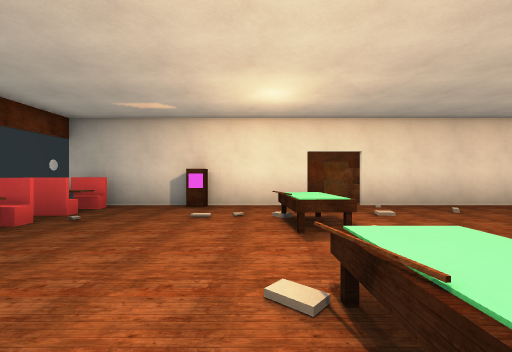
view 1 (above)

12 first-person views from a walk through a level from a Godot 3-D game. The camera is 1.3 m above the floor, looks level and sees 90° across. The floor is counted in squares, 2 m on a side. Each view is taken from the middle of a square. On the plan, view 1 faces up. The plan holds only what a view shows up to about 9 squares ahead; the rest is blank. The place goes on beyond the plan.

view 2
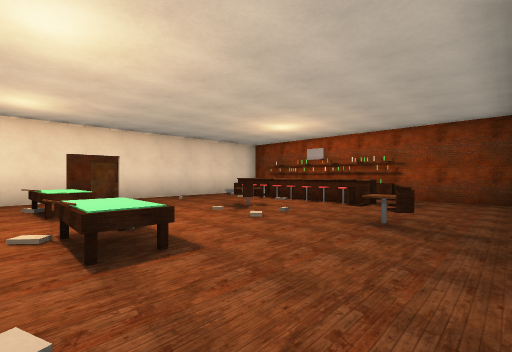

view 3
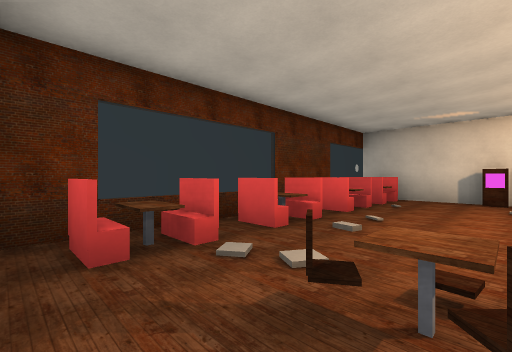

view 4
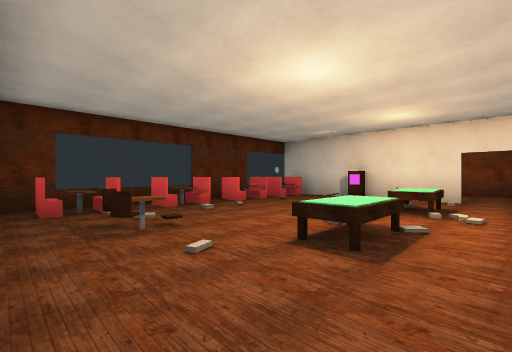

view 5
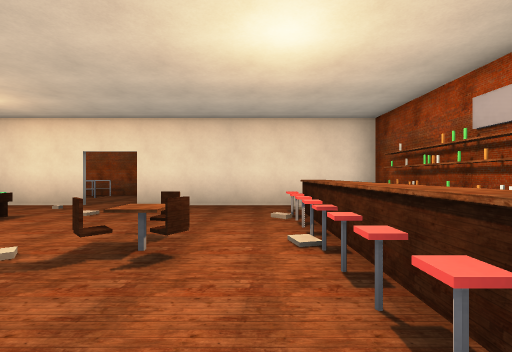

view 6
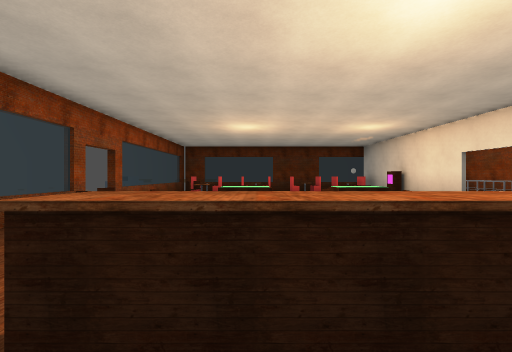

view 7
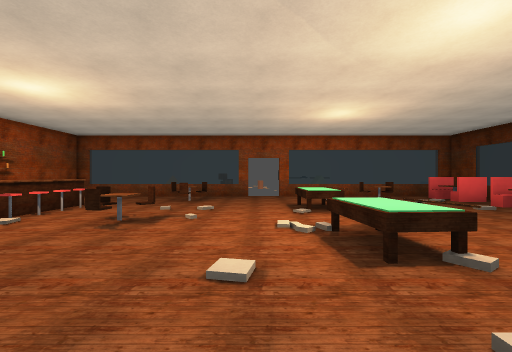

view 8
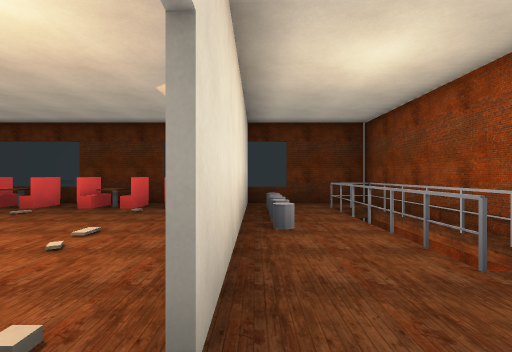

view 9
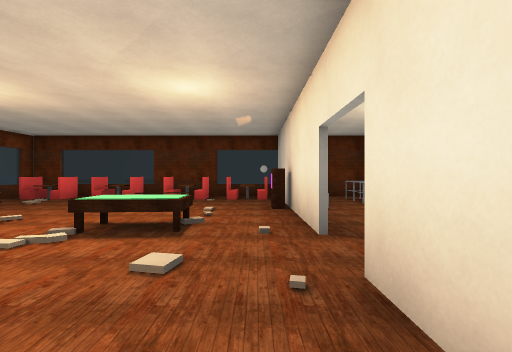

view 10
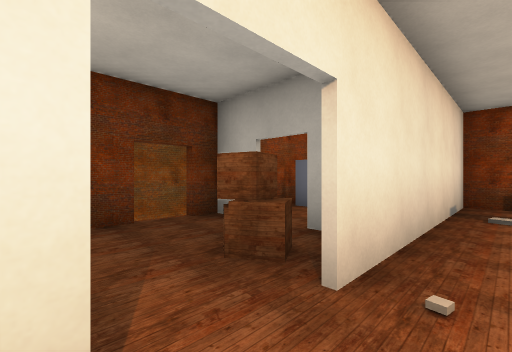

view 11
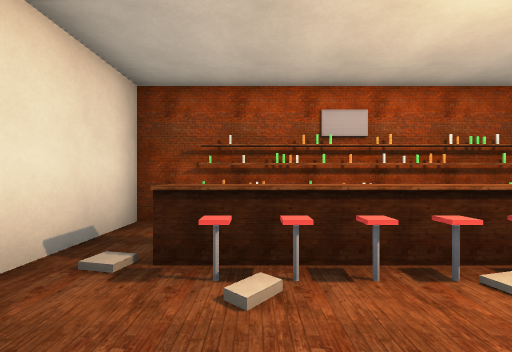

view 12
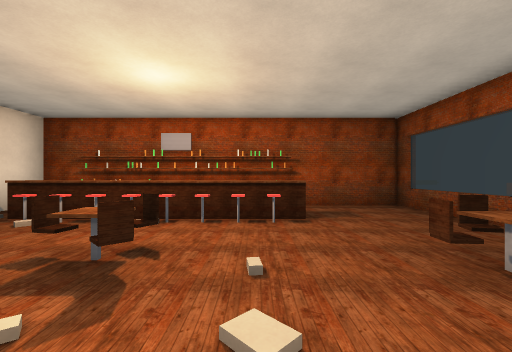

### Floor plan
Key: @ floor where view 1 was taken; # wall or solid block; x gap in a wall; . floor; / step, stairs or slope; = window, fence, low wall or low ledge; ^ raised ledge.
Columns run from 5 left of view 1 to 8 right of it. Each row starts with its distance up from view 1.
 10        ###
  9 ########.#
  8 #.////...#
  7 #.......##
  6 #######.######
  5 #.x..........#
  4 #.....^....^ #
  3 #.....^....^ #
  2 #.#......=.^ #
  1 #.....^../.^.#
  0 #....@.......#
 -1 #.=.=....=...#
 -2 #.x..........#
 -3 ######  ######

Where each view was taken, in squares from view 1:
view 1: 0 up, 0 right, facing up
view 2: 2 down, 0 right, facing up-right
view 3: 2 down, 1 left, facing up-left
view 4: 2 down, 2 right, facing up-left
view 5: 0 up, 5 right, facing up
view 6: 1 up, 7 right, facing left
view 7: 6 up, 2 right, facing down
view 8: 6 up, 2 right, facing left
view 9: 5 up, 4 right, facing left
view 10: 5 up, 1 right, facing up-right
view 11: 4 up, 4 right, facing right
view 12: 1 up, 2 right, facing right
